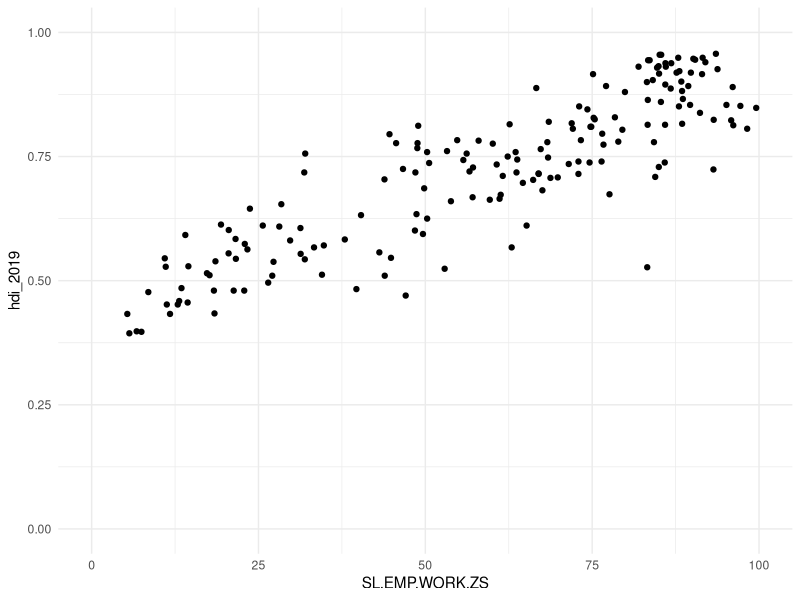
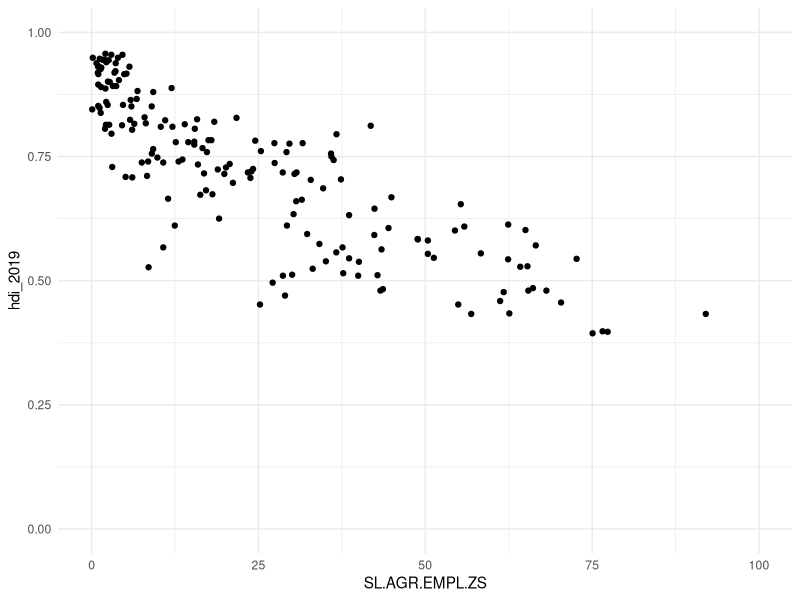
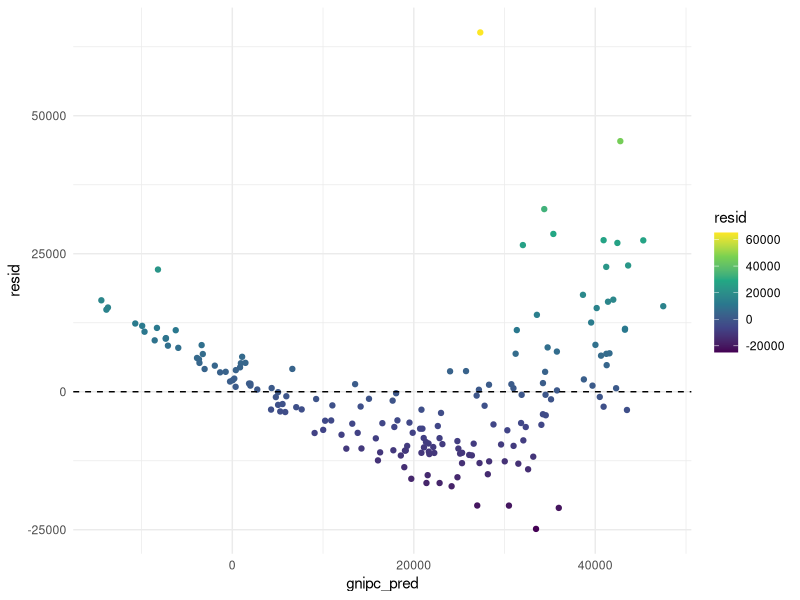
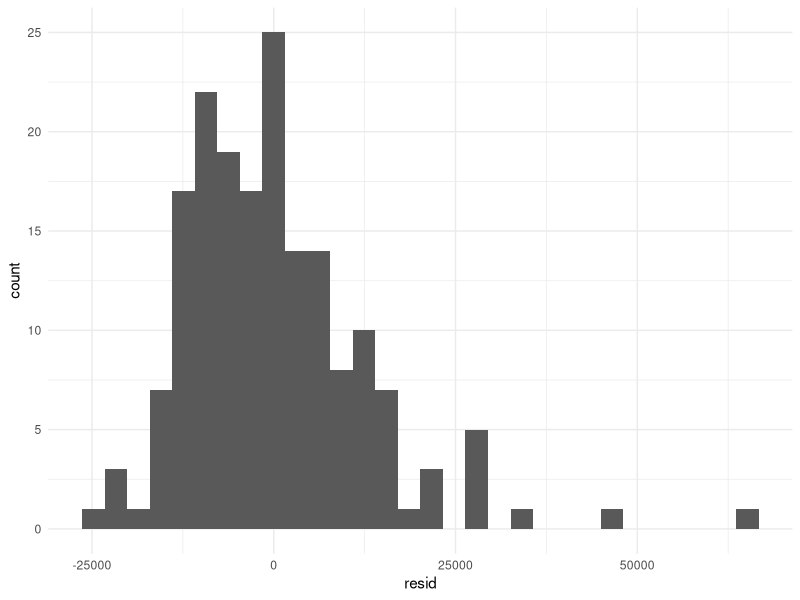
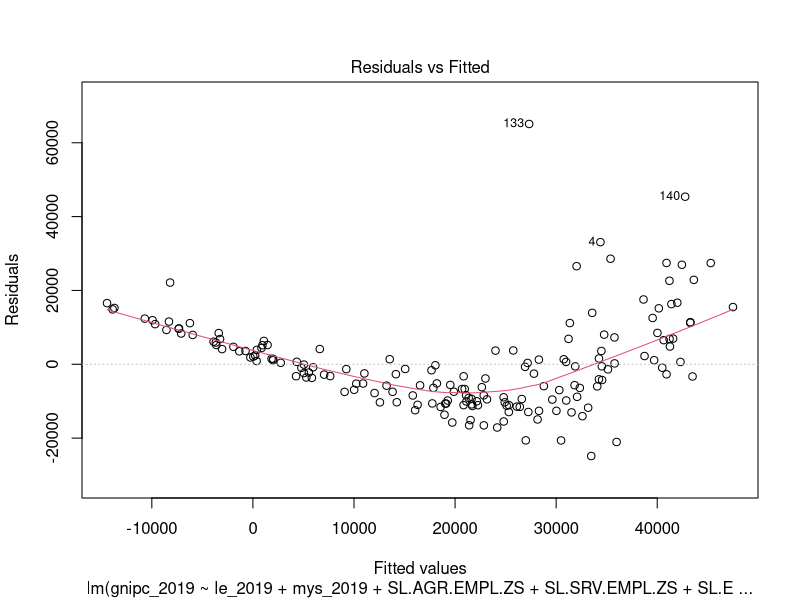
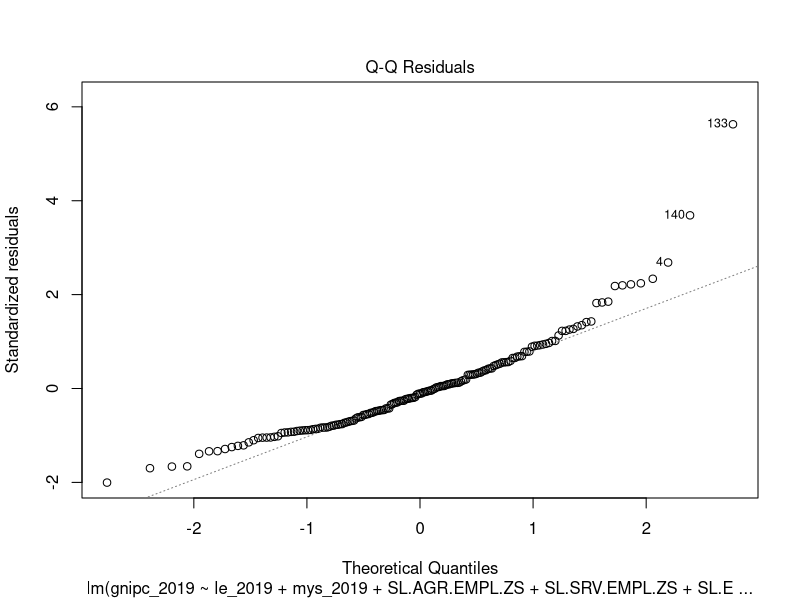
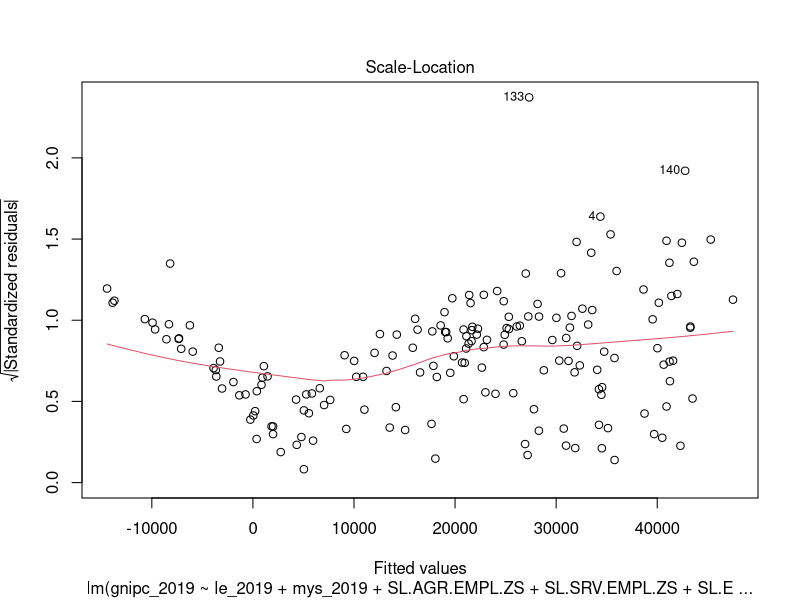
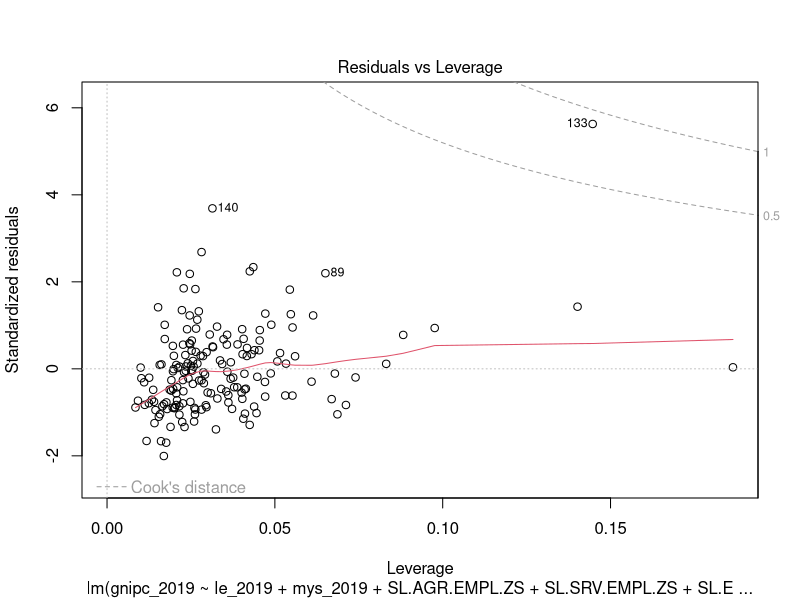

Generate these figures, in order, with R:
## ---- chunk 1
knitr::opts_chunk$set(echo=FALSE)
library(tidyverse)
library(broom)
library(leaps)
library(car)
## ---- chunk 2
knitr::opts_chunk$set(echo=TRUE, message=FALSE, warning=FALSE, collapse=TRUE, highlight=TRUE, paged.print=FALSE, prompt=TRUE, strip.white=FALSE, tidy = TRUE)
## ---- chunk 3
df <- read_csv('./data/wb_bank_data_2019.csv')
hdi <- read_csv('./data/HDI_HDR2020_040722.csv')

df <- df %>%
     pivot_wider(id_cols = c(iso3c, iso2c, country), names_from = indicatorID, values_from = value)
## ---- chunk 4
hdi <- hdi %>%
        select(iso3c, country, contains("_2019"))

## ---- chunk 5
final <- hdi %>%
            left_join(
              df %>% select(-country)
              )

final <- final %>% drop_na()

## ---- chunk 6
final %>%
  ggplot() + 
    geom_point(aes(x=SL.EMP.WORK.ZS, y=hdi_2019)) + 
    ylim(0,1) + 
    xlim(0,100) +
    theme_minimal()
## ---- chunk 7
final %>%
  ggplot() + 
    geom_point(aes(x=SL.AGR.EMPL.ZS, y=hdi_2019)) + 
    ylim(0,1) + 
    xlim(0,100) +
    theme_minimal()
## ---- chunk 8
final %>%
  select(SL.AGR.EMPL.ZS,hdi_2019) %>%
  cor(., method='pearson')
## ---- chunk 9
lm_1 <- final %>%
          lm(gnipc_2019 ~ le_2019 + mys_2019 + SL.AGR.EMPL.ZS + SL.SRV.EMPL.ZS + SL.EMP.WORK.ZS, data = .)

lm_1 <- lm(gnipc_2019 ~ le_2019 + mys_2019 + SL.AGR.EMPL.ZS + SL.SRV.EMPL.ZS + SL.EMP.WORK.ZS, data = final)


summary(lm_1)
## ---- chunk 10
resids <- tibble(
  iso3c = final$iso3c,
  gnipc = final$gnipc_2019,
  gnipc_pred = predict(lm_1, final),
  resid =  gnipc - gnipc_pred
) 

resids %>%
  ggplot(aes(x=gnipc_pred, y=resid, color=resid)) + 
    geom_point() +
    scale_color_viridis_c() +
    geom_hline(yintercept = 0, linetype='dashed') + 
    theme_minimal()

## ---- chunk 11
resids %>%
  ggplot() + 
    geom_histogram(aes(x=resid)) +
    theme_minimal()
## ---- chunk 12
plot(lm_1)
## ---- chunk 13
###
## ---- chunk 14
summary(lm_1)$adj.r.squared
## ---- chunk 15
lm_scaled <- final %>%
        select(gnipc_2019, le_2019, mys_2019, SL.AGR.EMPL.ZS, SL.SRV.EMPL.ZS, SL.EMP.WORK.ZS) %>%
        mutate(across(everything(), scale)) %>%
        lm(gnipc_2019 ~ ., data=.)
## ---- chunk 16
tidy(lm_scaled)
